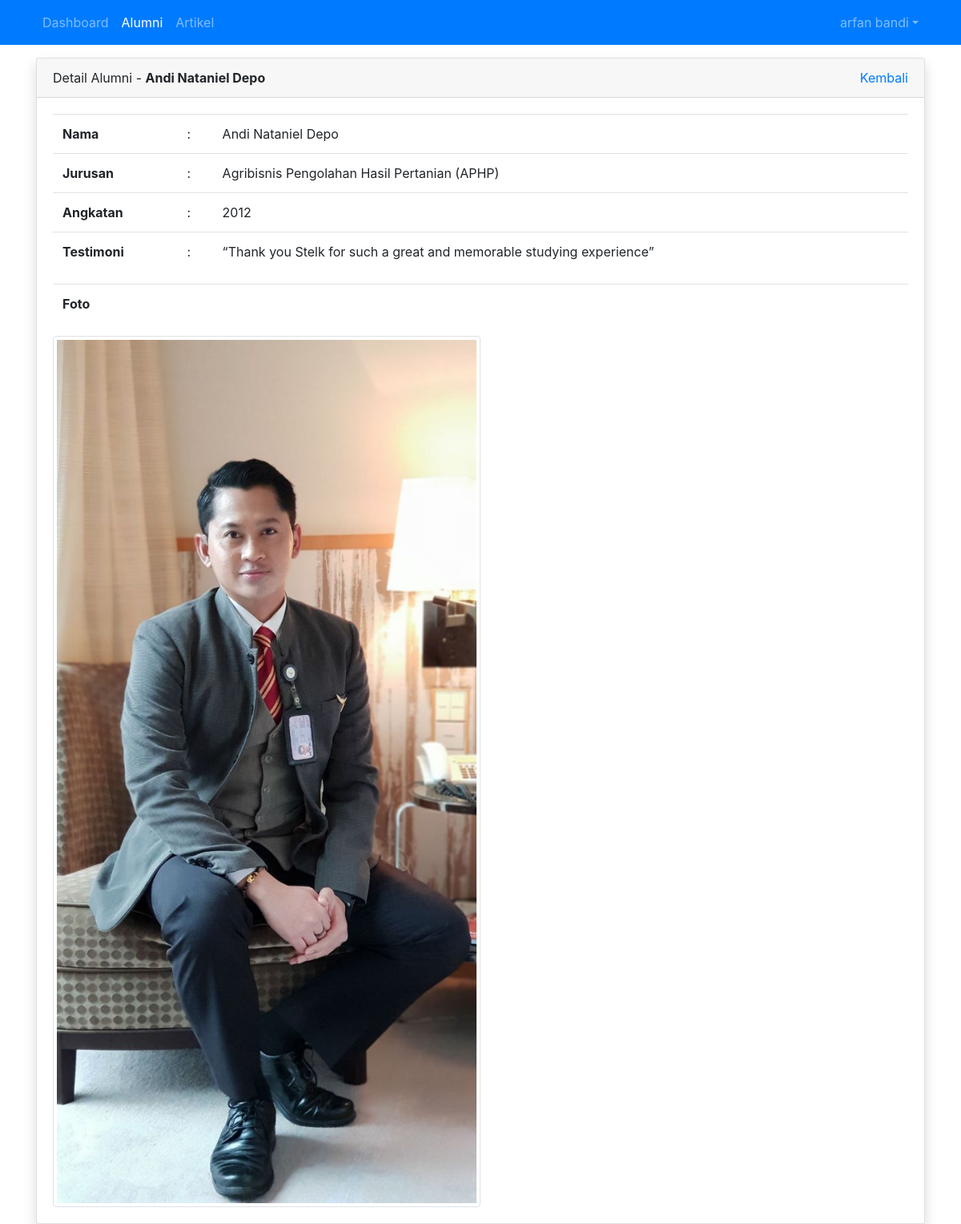
/operator/alumni/detail.php?id=1 (signed in), run on the app's committed database.
### tables this page shows
CREATE TABLE `tbl_alumni` (
  `id` int(11) NOT NULL,
  `nama_alumni` varchar(100) DEFAULT NULL,
  `id_jurusan` int(11) DEFAULT NULL,
  `angkatan` varchar(100) DEFAULT NULL,
  `foto` varchar(100) DEFAULT NULL,
  `isi` text
);

CREATE TABLE `tbl_jurusan` (
  `id` int(11) NOT NULL,
  `nama_jurusan` varchar(255) DEFAULT NULL,
  `isi` text NOT NULL
);

### operator/alumni/detail.php (the view, shortened to what this page needs)
<?php
require_once '../../koneksi.php';
$id = $_GET['id'];
$query = mysqli_query($koneksi, "SELECT tbl_alumni.*, tbl_jurusan.nama_jurusan FROM tbl_alumni LEFT JOIN tbl_jurusan ON tbl_alumni.id_jurusan = tbl_jurusan.id WHERE tbl_alumni.id = $id");
$row = mysqli_fetch_assoc($query);
?>
<!DOCTYPE html>
<html>
<head>
	<link rel="stylesheet" href="../../resources/datatables/datatables.min.css">
	<link rel="stylesheet" href="../../resources/css/bootstrap.min.css">
</head>
<body>
	<?php require_once '../navbar.php'; ?>
	<div class="container mt-3">
		<div class="row">
			<div class="col">
				<div class="card shadow">
					<div class="card-header">
						<div class="clearfix">
							<div class="float-left">
								Detail Alumni - <strong><?= $row['nama_alumni'] ?></strong>
							</div>
							<div class="float-right">
								<a href="index.php">Kembali</a>
							</div>
						</div>
					</div>
					<div class="card-body">
						<table class="table table-stripped">
							<tr>
								<td><b>Nama</b></td>
								<td>:</td>
								<td><?= $row['nama_alumni'] ?></td>
							</tr>
							<tr>
								<td><b>Jurusan</b></td>
								<td>:</td>
								<td><?= $row['nama_jurusan'] ?></td>
							</tr>
							<tr>
								<td><b>Angkatan</b></td>
								<td>:</td>
								<td><?= $row['angkatan'] ?></td>
							</tr>
							<tr>
								<td><b>Testimoni</b></td>
								<td>:</td>
								<td><?= $row['isi'] ?></td>
							</tr>
							<tr>
								<td><b>Foto</b></td>
								<td></td>
								<td></td>
							</tr>
						</table>
						<img src="../../images/alumni/<?= $row['foto'] ?>" alt="<?= $row['nama_alumni'] ?>" width="50%" class="img-thumbnail">
					</div>
				</div>
			</div>
		</div>
	</div>
</body>
</html>

### data on the page
tbl_alumni: nama_alumni "Andi Nataniel Depo", id_jurusan.nama_jurusan "Agribisnis Pengolahan Hasil Pertanian (APHP)", angkatan "2012", isi "“Thank you Stelk for such a great and memorable studying experience”", foto (picture)

### other printed values
$_SESSION['nama'] "arfan bandi"
